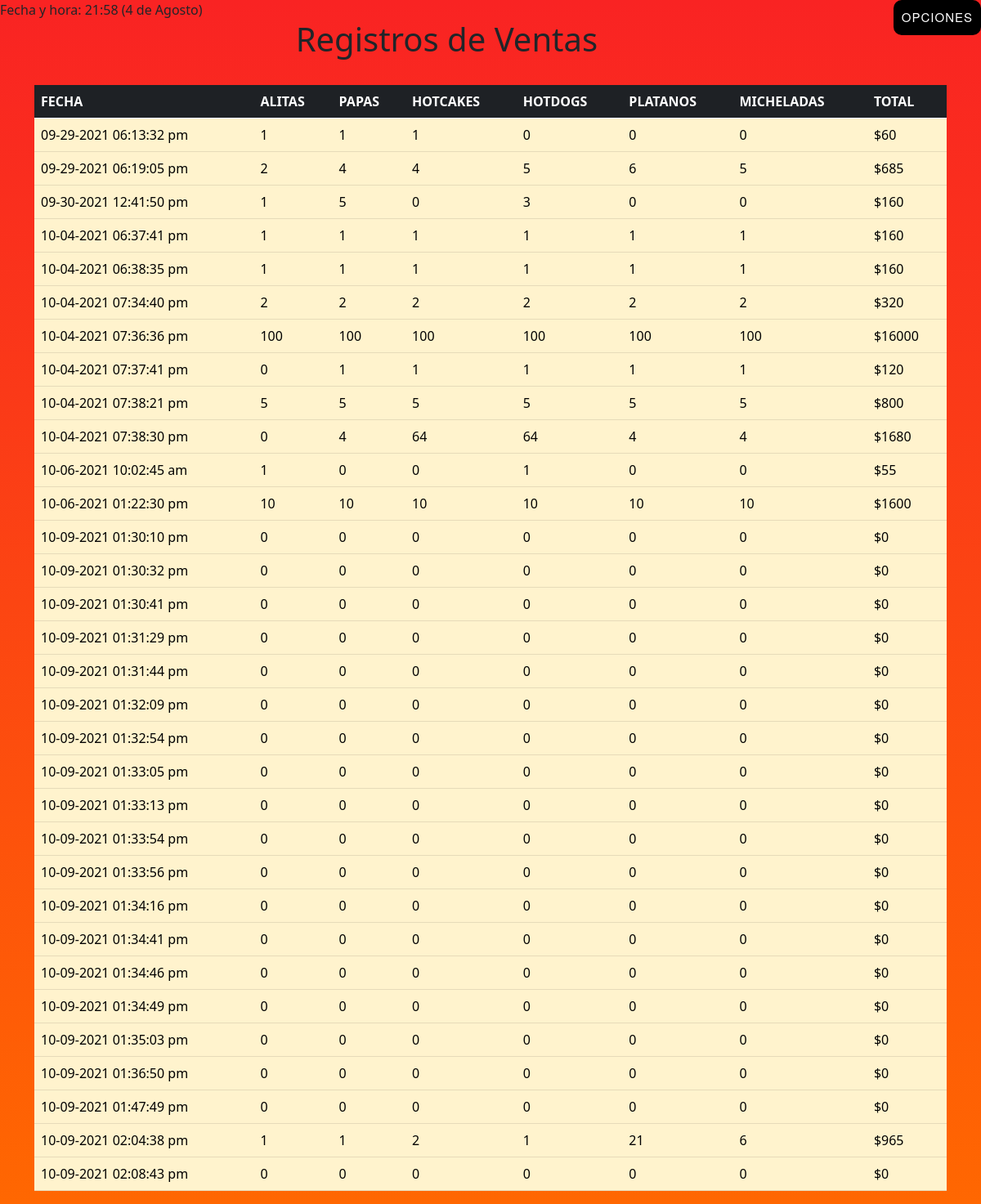
/Login/adminPage.php, run on the app's committed database.
### tables this page shows
CREATE TABLE `registro` (
  `id` int(11) NOT NULL,
  `alitas` int(11) NOT NULL,
  `papas` int(11) NOT NULL,
  `hotcakes` int(11) NOT NULL,
  `hotdogs` int(11) NOT NULL,
  `platanos` int(11) NOT NULL,
  `micheladas` int(11) NOT NULL,
  `total` int(11) NOT NULL,
  `fecha` varchar(50) NOT NULL
);

### Login/adminPage.php (the view, shortened to what this page needs)
<!DOCTYPE html>
<html lang="es">
    <head>
        <link rel="stylesheet" href="../css/estilos2.css">
    </head>
    <body>
    <link href="https://cdn.jsdelivr.net/npm/bootstrap@5.0.0-beta3/dist/css/bootstrap.min.css" rel="stylesheet">
<nav id="menu" >
    <ul >
     <li><a href="#">Opciones</a>
     </li>
    </ul>
    </nav>
  <?php
      require_once "../db/conexion.php";
?>
  <center>
      <h1>Registros de Ventas</h1>
  </center>
<div id="">
<div class="container">
    <center>
<table class="table">
        <thead>
          <tr class="table-active">
          <th class="bg-dark text-white">FECHA</th>
          <th class="bg-dark text-white">ALITAS</th>
            <th class="bg-dark text-white">PAPAS</th>
              <th class="bg-dark text-white">HOTCAKES</th>
              <th class="bg-dark text-white">HOTDOGS</th>
              <th class="bg-dark text-white">PLATANOS</th>
              <th class="bg-dark text-white">MICHELADAS</th>
              <th class="bg-dark text-white">TOTAL</th>
          </tr>
        </thead>
    <?php
    $consulta= "SELECT * FROM registro WHERE id>='3'";
    $ejecutarconsulta= mysqli_query($db,$consulta);
    $verfilas= mysqli_num_rows($ejecutarconsulta);
    $fila= mysqli_fetch_array($ejecutarconsulta);
    if(!$ejecutarconsulta)
    {
        echo("ERROR en la consulta");
    }
    else
        {
            if($verfilas<1)
            {
                echo("<tr><td>Sin registros</td></tr>");
            }
            else
            {
                for($x=0; $x<=$fila; $x++)
                {
                    echo'
                        <tr>
                        <td class="table-warning">'.$fila[8].'</td>
                        <td class="table-warning">'.$fila[1].'</td>
                        <td class="table-warning">'.$fila[2].'</td>
                        <td class="table-warning">'.$fila[3].'</td>
                        <td class="table-warning">'.$fila[4].'</td>
                        <td class="table-warning">'.$fila[5].'</td>
                        <td class="table-warning">'.$fila[6].'</td>
                        <td class="table-warning">$'.$fila[7].'</td>
                        </tr>';
                        $fila=mysqli_fetch_array($ejecutarconsulta);
                }
            }
        }
    ?>
<br>
</table>
</center>
</div>
</div>
</body>
</html>

### css/estilos2.css (style rules this page uses)
* { margin: 0; padding: 0; box-sizing: border-box; }
body { background-image: linear-gradient(to top, #ff6701 0%, #f92323 100%); background-repeat: no-repeat; background-size: cover; background-attachment: fixed; background-position: center; }
#menu ul { list-style:none; margin:0; padding:0; }
#menu ul li { border-radius: 10px; background-color:#000000; }
#menu ul a { display:block; color:#fff; text-decoration:none; font-weight:400; font-size:15px; padding:10px; font-family:"HelveticaNeue", "Helvetica Neue", Helvetica, Arial, sans-serif; text-transform:uppercase; letter-spacing:1px; }
#menu ul li { position: relative; float:right; margin:0; padding:0; }

### data on the page
registro: fecha "09-29-2021 06:13:32 pm", alitas "1", papas "1", hotcakes "1", hotdogs "0", platanos "0", micheladas "0", total "60"
registro: fecha "09-29-2021 06:19:05 pm", alitas "2", papas "4", hotcakes "4", hotdogs "5", platanos "6", micheladas "5", total "685"
registro: fecha "09-30-2021 12:41:50 pm", alitas "1", papas "5", hotcakes "0", hotdogs "3", platanos "0", micheladas "0", total "160"
registro: fecha "10-04-2021 06:37:41 pm", alitas "1", papas "1", hotcakes "1", hotdogs "1", platanos "1", micheladas "1", total "160"
registro: fecha "10-04-2021 06:38:35 pm", alitas "1", papas "1", hotcakes "1", hotdogs "1", platanos "1", micheladas "1", total "160"
registro: fecha "10-04-2021 07:34:40 pm", alitas "2", papas "2", hotcakes "2", hotdogs "2", platanos "2", micheladas "2", total "320"
registro: fecha "10-04-2021 07:36:36 pm", alitas "100", papas "100", hotcakes "100", hotdogs "100", platanos "100", micheladas "100", total "16000"
registro: fecha "10-04-2021 07:37:41 pm", alitas "0", papas "1", hotcakes "1", hotdogs "1", platanos "1", micheladas "1", total "120"
registro: fecha "10-04-2021 07:38:21 pm", alitas "5", papas "5", hotcakes "5", hotdogs "5", platanos "5", micheladas "5", total "800"
registro: fecha "10-04-2021 07:38:30 pm", alitas "0", papas "4", hotcakes "64", hotdogs "64", platanos "4", micheladas "4", total "1680"
registro: fecha "10-06-2021 10:02:45 am", alitas "1", papas "0", hotcakes "0", hotdogs "1", platanos "0", micheladas "0", total "55"
registro: fecha "10-06-2021 01:22:30 pm", alitas "10", papas "10", hotcakes "10", hotdogs "10", platanos "10", micheladas "10", total "1600"
registro: fecha "10-09-2021 01:30:10 pm", alitas "0", papas "0", hotcakes "0", hotdogs "0", platanos "0", micheladas "0", total "0"
registro: fecha "10-09-2021 01:30:32 pm", alitas "0", papas "0", hotcakes "0", hotdogs "0", platanos "0", micheladas "0", total "0"
registro: fecha "10-09-2021 01:30:41 pm", alitas "0", papas "0", hotcakes "0", hotdogs "0", platanos "0", micheladas "0", total "0"
registro: fecha "10-09-2021 01:31:29 pm", alitas "0", papas "0", hotcakes "0", hotdogs "0", platanos "0", micheladas "0", total "0"
registro: fecha "10-09-2021 01:31:44 pm", alitas "0", papas "0", hotcakes "0", hotdogs "0", platanos "0", micheladas "0", total "0"
registro: fecha "10-09-2021 01:32:09 pm", alitas "0", papas "0", hotcakes "0", hotdogs "0", platanos "0", micheladas "0", total "0"
registro: fecha "10-09-2021 01:32:54 pm", alitas "0", papas "0", hotcakes "0", hotdogs "0", platanos "0", micheladas "0", total "0"
registro: fecha "10-09-2021 01:33:05 pm", alitas "0", papas "0", hotcakes "0", hotdogs "0", platanos "0", micheladas "0", total "0"
registro: fecha "10-09-2021 01:33:13 pm", alitas "0", papas "0", hotcakes "0", hotdogs "0", platanos "0", micheladas "0", total "0"
registro: fecha "10-09-2021 01:33:54 pm", alitas "0", papas "0", hotcakes "0", hotdogs "0", platanos "0", micheladas "0", total "0"
registro: fecha "10-09-2021 01:33:56 pm", alitas "0", papas "0", hotcakes "0", hotdogs "0", platanos "0", micheladas "0", total "0"
registro: fecha "10-09-2021 01:34:16 pm", alitas "0", papas "0", hotcakes "0", hotdogs "0", platanos "0", micheladas "0", total "0"
registro: fecha "10-09-2021 01:34:41 pm", alitas "0", papas "0", hotcakes "0", hotdogs "0", platanos "0", micheladas "0", total "0"
registro: fecha "10-09-2021 01:34:46 pm", alitas "0", papas "0", hotcakes "0", hotdogs "0", platanos "0", micheladas "0", total "0"
registro: fecha "10-09-2021 01:34:49 pm", alitas "0", papas "0", hotcakes "0", hotdogs "0", platanos "0", micheladas "0", total "0"
registro: fecha "10-09-2021 01:35:03 pm", alitas "0", papas "0", hotcakes "0", hotdogs "0", platanos "0", micheladas "0", total "0"
registro: fecha "10-09-2021 01:36:50 pm", alitas "0", papas "0", hotcakes "0", hotdogs "0", platanos "0", micheladas "0", total "0"
registro: fecha "10-09-2021 01:47:49 pm", alitas "0", papas "0", hotcakes "0", hotdogs "0", platanos "0", micheladas "0", total "0"
registro: fecha "10-09-2021 02:04:38 pm", alitas "1", papas "1", hotcakes "2", hotdogs "1", platanos "21", micheladas "6", total "965"
registro: fecha "10-09-2021 02:08:43 pm", alitas "0", papas "0", hotcakes "0", hotdogs "0", platanos "0", micheladas "0", total "0"
